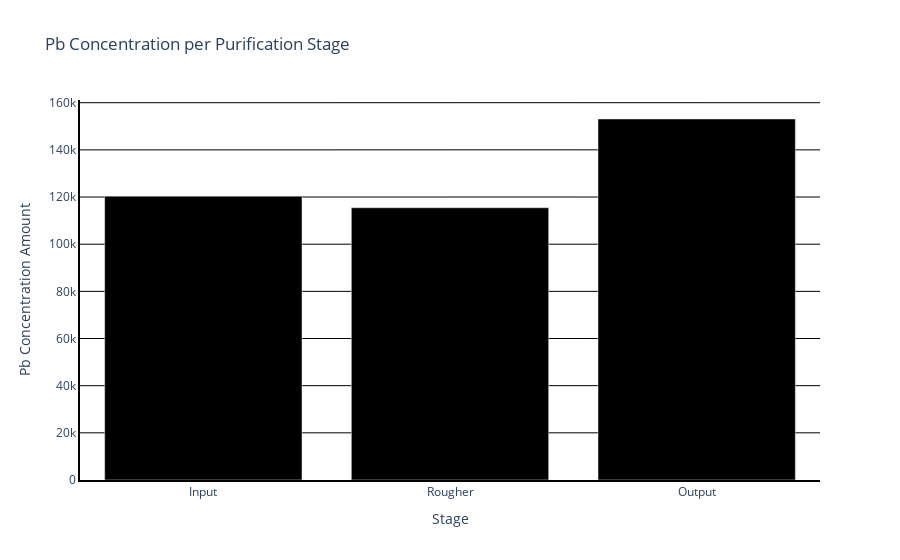

The cell this chart's notebook holds for it:
### Markdown cell above
##### Lead Concentration per Purification Stage Bar Chart

### Code cell
#Use plotly express to create a bar chart that displays the Pb Concentration per Purification Stage.
pb_bar = px.bar(pb_df, x='Stage', y='Pb Concentration Amount', title='Pb Concentration per Purification Stage', color_discrete_sequence=['black'])

#Use update_layout() in order to change the plot color to white and add black gridlines.
pb_bar.update_layout(plot_bgcolor='white', yaxis=dict(showgrid=True, gridcolor='black'))

#Use update_yaxes() to display y axis line in black.
pb_bar.update_xaxes(showline=True, linewidth=2, linecolor='black')

#Use update_xaxes() to display x axis line in black.
pb_bar.update_yaxes(showline=True, linewidth=2, linecolor='black')

#Use the show() method to display the chart.
pb_bar.show()

### Figure 1 — Plotly figure (JSON) as saved in the notebook; plotly's stock layout.template omitted (floating-point values rounded to 4 significant figures)
{"data": [{"alignmentgroup": "True", "hovertemplate": "Stage=%{x}<br>Pb Concentration Amount=%{y}<extra></extra>", "legendgroup": "", "marker": {"color": "black", "pattern": {"shape": ""}}, "name": "", "offsetgroup": "", "orientation": "v", "showlegend": false, "textposition": "auto", "type": "bar", "x": ["Input", "Rougher", "Output"], "xaxis": "x", "y": [120300.0, 115500.0, 153100.0], "yaxis": "y"}], "layout": {"barmode": "relative", "legend": {"tracegroupgap": 0}, "plot_bgcolor": "white", "title": {"text": "Pb Concentration per Purification Stage"}, "xaxis": {"anchor": "y", "domain": [0, 1], "linecolor": "black", "linewidth": 2, "showline": true, "title": {"text": "Stage"}}, "yaxis": {"anchor": "x", "domain": [0, 1], "gridcolor": "black", "linecolor": "black", "linewidth": 2, "showgrid": true, "showline": true, "title": {"text": "Pb Concentration Amount"}}}}
